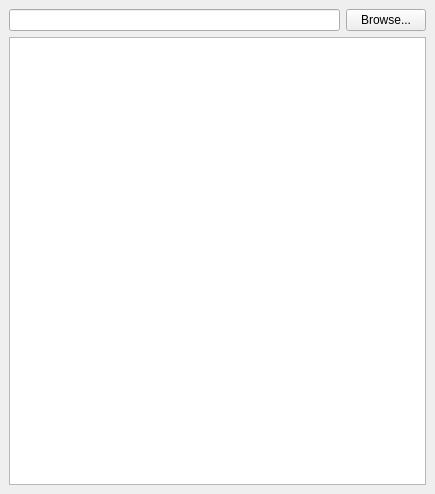
<?xml version="1.0" encoding="UTF-8"?>
<ui version="4.0">
 <class>GCDViewerDockWidgetBase</class>
 <widget class="QDockWidget" name="GCDViewerDockWidgetBase">
  <property name="geometry">
   <rect>
    <x>0</x>
    <y>0</y>
    <width>435</width>
    <height>494</height>
   </rect>
  </property>
  <property name="windowTitle">
   <string>GCD Viewer</string>
  </property>
  <widget class="QWidget" name="dockWidgetContents">
   <layout class="QVBoxLayout" name="verticalLayout">
    <item>
     <layout class="QHBoxLayout" name="horizontalLayout">
      <item>
       <widget class="QLineEdit" name="xmlLocation"/>
      </item>
      <item>
       <widget class="QPushButton" name="btnLoad">
        <property name="text">
         <string>Browse...</string>
        </property>
       </widget>
      </item>
     </layout>
    </item>
    <item>
     <widget class="QTreeView" name="treeView">
      <property name="editTriggers">
       <set>QAbstractItemView::NoEditTriggers</set>
      </property>
      <attribute name="headerVisible">
       <bool>false</bool>
      </attribute>
     </widget>
    </item>
   </layout>
  </widget>
 </widget>
 <resources/>
 <connections/>
</ui>
